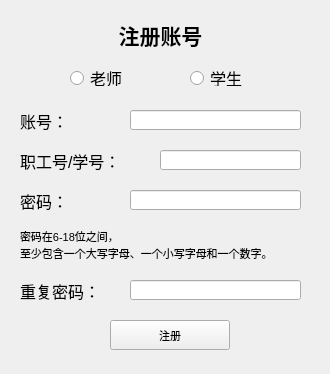
<?xml version="1.0" encoding="UTF-8"?>
<ui version="4.0">
 <class>Sign_up_window</class>
 <widget class="QMainWindow" name="Sign_up_window">
  <property name="geometry">
   <rect>
    <x>0</x>
    <y>0</y>
    <width>330</width>
    <height>374</height>
   </rect>
  </property>
  <property name="font">
   <font>
    <pointsize>8</pointsize>
   </font>
  </property>
  <property name="windowTitle">
   <string>注册</string>
  </property>
  <widget class="QWidget" name="centralwidget">
   <widget class="QLabel" name="label">
    <property name="geometry">
     <rect>
      <x>100</x>
      <y>10</y>
      <width>121</width>
      <height>50</height>
     </rect>
    </property>
    <property name="font">
     <font>
      <pointsize>16</pointsize>
      <weight>75</weight>
      <bold>true</bold>
     </font>
    </property>
    <property name="layoutDirection">
     <enum>Qt::LeftToRight</enum>
    </property>
    <property name="frameShadow">
     <enum>QFrame::Plain</enum>
    </property>
    <property name="text">
     <string>注册账号</string>
    </property>
    <property name="alignment">
     <set>Qt::AlignCenter</set>
    </property>
   </widget>
   <widget class="QLineEdit" name="account_Inputer">
    <property name="geometry">
     <rect>
      <x>130</x>
      <y>110</y>
      <width>171</width>
      <height>20</height>
     </rect>
    </property>
   </widget>
   <widget class="QLabel" name="label_2">
    <property name="geometry">
     <rect>
      <x>20</x>
      <y>110</y>
      <width>81</width>
      <height>21</height>
     </rect>
    </property>
    <property name="font">
     <font>
      <pointsize>12</pointsize>
     </font>
    </property>
    <property name="text">
     <string>账号：</string>
    </property>
   </widget>
   <widget class="QLabel" name="label_3">
    <property name="geometry">
     <rect>
      <x>20</x>
      <y>190</y>
      <width>81</width>
      <height>21</height>
     </rect>
    </property>
    <property name="font">
     <font>
      <pointsize>12</pointsize>
     </font>
    </property>
    <property name="text">
     <string>密码：</string>
    </property>
   </widget>
   <widget class="QLineEdit" name="Password_Inputer">
    <property name="geometry">
     <rect>
      <x>130</x>
      <y>190</y>
      <width>171</width>
      <height>20</height>
     </rect>
    </property>
    <property name="echoMode">
     <enum>QLineEdit::Password</enum>
    </property>
   </widget>
   <widget class="QRadioButton" name="Teacher_QRadio">
    <property name="geometry">
     <rect>
      <x>70</x>
      <y>70</y>
      <width>89</width>
      <height>16</height>
     </rect>
    </property>
    <property name="font">
     <font>
      <pointsize>12</pointsize>
     </font>
    </property>
    <property name="text">
     <string>老师</string>
    </property>
   </widget>
   <widget class="QRadioButton" name="Student_QRadio">
    <property name="geometry">
     <rect>
      <x>190</x>
      <y>70</y>
      <width>89</width>
      <height>16</height>
     </rect>
    </property>
    <property name="font">
     <font>
      <pointsize>12</pointsize>
     </font>
    </property>
    <property name="text">
     <string>学生</string>
    </property>
   </widget>
   <widget class="QPushButton" name="Sign_up_button">
    <property name="geometry">
     <rect>
      <x>110</x>
      <y>320</y>
      <width>120</width>
      <height>30</height>
     </rect>
    </property>
    <property name="text">
     <string>注册</string>
    </property>
   </widget>
   <widget class="QLineEdit" name="Password_Inputer_2">
    <property name="geometry">
     <rect>
      <x>130</x>
      <y>280</y>
      <width>171</width>
      <height>20</height>
     </rect>
    </property>
    <property name="echoMode">
     <enum>QLineEdit::Password</enum>
    </property>
   </widget>
   <widget class="QLabel" name="label_4">
    <property name="geometry">
     <rect>
      <x>20</x>
      <y>280</y>
      <width>91</width>
      <height>21</height>
     </rect>
    </property>
    <property name="font">
     <font>
      <pointsize>12</pointsize>
     </font>
    </property>
    <property name="text">
     <string>重复密码：</string>
    </property>
   </widget>
   <widget class="QLabel" name="label_5">
    <property name="geometry">
     <rect>
      <x>20</x>
      <y>220</y>
      <width>281</width>
      <height>51</height>
     </rect>
    </property>
    <property name="font">
     <font>
      <pointsize>8</pointsize>
     </font>
    </property>
    <property name="styleSheet">
     <string notr="true"/>
    </property>
    <property name="lineWidth">
     <number>1</number>
    </property>
    <property name="text">
     <string>&lt;html&gt;&lt;head/&gt;&lt;body&gt;&lt;p style='line-height:100%'&gt;密码在6-18位之间，&lt;br&gt;至少包含一个大写字母、一个小写字母和一个数字。&lt;/p&gt;&lt;/body&gt;&lt;/html&gt;</string>
    </property>
    <property name="wordWrap">
     <bool>true</bool>
    </property>
   </widget>
   <widget class="QLineEdit" name="number_Inputer">
    <property name="geometry">
     <rect>
      <x>160</x>
      <y>150</y>
      <width>141</width>
      <height>20</height>
     </rect>
    </property>
   </widget>
   <widget class="QLabel" name="label_7">
    <property name="geometry">
     <rect>
      <x>20</x>
      <y>150</y>
      <width>131</width>
      <height>21</height>
     </rect>
    </property>
    <property name="font">
     <font>
      <pointsize>12</pointsize>
     </font>
    </property>
    <property name="text">
     <string>职工号/学号：</string>
    </property>
   </widget>
   <widget class="QLabel" name="background_image">
    <property name="geometry">
     <rect>
      <x>0</x>
      <y>0</y>
      <width>331</width>
      <height>381</height>
     </rect>
    </property>
    <property name="text">
     <string/>
    </property>
   </widget>
   <zorder>background_image</zorder>
   <zorder>label</zorder>
   <zorder>account_Inputer</zorder>
   <zorder>label_2</zorder>
   <zorder>label_3</zorder>
   <zorder>Password_Inputer</zorder>
   <zorder>Teacher_QRadio</zorder>
   <zorder>Student_QRadio</zorder>
   <zorder>Sign_up_button</zorder>
   <zorder>Password_Inputer_2</zorder>
   <zorder>label_4</zorder>
   <zorder>label_5</zorder>
   <zorder>number_Inputer</zorder>
   <zorder>label_7</zorder>
  </widget>
 </widget>
 <tabstops>
  <tabstop>Teacher_QRadio</tabstop>
  <tabstop>Student_QRadio</tabstop>
  <tabstop>account_Inputer</tabstop>
  <tabstop>number_Inputer</tabstop>
  <tabstop>Password_Inputer</tabstop>
  <tabstop>Password_Inputer_2</tabstop>
  <tabstop>Sign_up_button</tabstop>
 </tabstops>
 <resources/>
 <connections/>
</ui>
